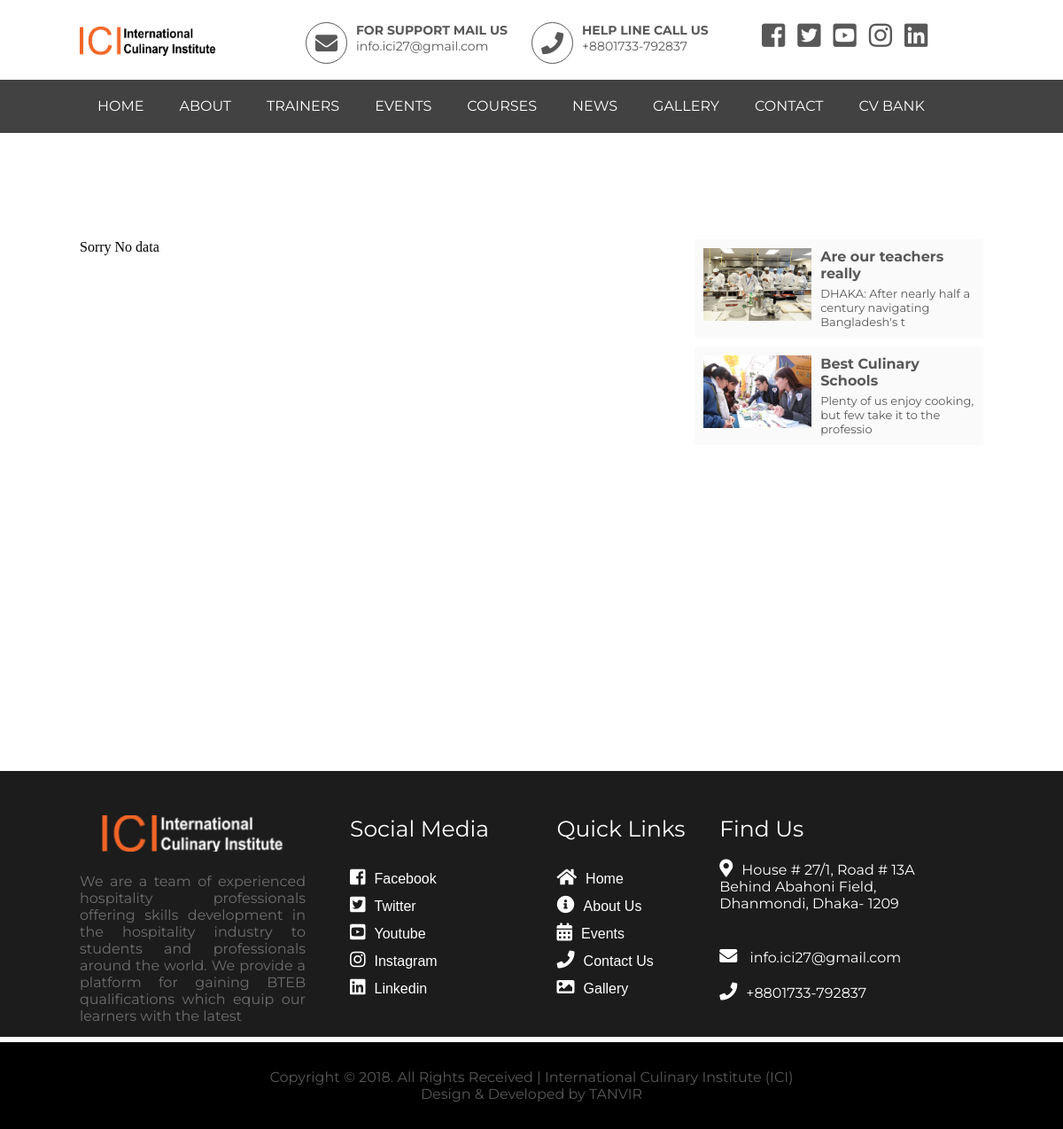
/icinews.php, run on the app's committed database.
### tables this page shows
CREATE TABLE `news` (
  `id` int(11) NOT NULL,
  `title` varchar(300) NOT NULL,
  `detalis` varchar(1000) NOT NULL,
  `img` varchar(300) NOT NULL,
  `date_time` datetime NOT NULL
);

### conf/class.php (called while the page is built, shortened)
<?php
	class icibd{
		public function lastnews(){
			global $conn ;
			$query = $conn->prepare("SELECT * FROM 	news ORDER BY id DESC LIMIT 15 ");
			$query-> execute();
			return $query->fetchAll ();
		}
} ?>

### icinews.php (the view)
<?php include 'inc/header.php'; ?>
<div class="icieventnews">
<?php
	if (isset($_GET['id'])) {
		$newsid = $_GET['id'];
		$icinews = new icibd;
		$newsdata = $icinews->newsdata($newsid);?>
			<div class="fulleventnews">
				<img src="img/news/<?php echo $newsdata['img']; ?>">
				<h1><?php echo $newsdata['title']; ?></h1>
				<b><i class="fas fa-user"></i> ICI admin <i class="fas fa-calendar-alt"></i>
				<?php echo $newsdata['date_time']; ?></b>
				<hr>
				<p><?php echo $newsdata['detalis']; ?></p>
			</div>
<?php }else{echo "Sorry No data";} ?>
	<div class="rightsidebar">
	<?php
		$lastnews = new icibd;
		$icilastnews = $lastnews->lastnews();
		foreach ($icilastnews as $lastnews) {?>
			<a href="icinews.php?<?php echo substr($lastnews['detalis'],0,300); ?>&id=<?php echo $lastnews['id']; ?>">
			<div class="lastnews">
				<img src="img/news/<?php echo $lastnews['img']; ?>">
				<h3><?php echo substr($lastnews['title'],0,25); ?></h3>
				<p><?php echo substr($lastnews['detalis'],0,60); ?></p>
			</div>
			</a>
	<?php } ?>
	</div>
</div>
<?php include 'inc/footer.php'; ?>

### css/main.css (style rules this page uses)
body { margin: 0;padding: 0; }
h1,h2,h3,h4,h5,h6,b,p,a,i { margin: 0; padding: 0; text-decoration: none; color: #585858; font-family: 'Montserrat', sans-serif; }
.icieventnews { width: 85%; height: auto; margin: 0px auto; padding-top: 120px; }
.rightsidebar { width: 32%; height: 600px; float: right; }
.lastnews { padding: 10px; height: auto; display: inline-block; background-color: #FAFAFA; margin-bottom: 10px; }
.lastnews img { width: 40%; float: left; padding-right: 10px; }
.lastnews h3 { font-size:16px; }
.lastnews p { font-size:13px; padding-top: 5px; }

### data on the page
news: img (picture), title "Are our teachers really", detalis "DHAKA: After nearly half a century navigating Bangladesh's t"
news: img (picture), title "Best Culinary Schools", detalis "Plenty of us enjoy cooking, but few take it to the professio"
